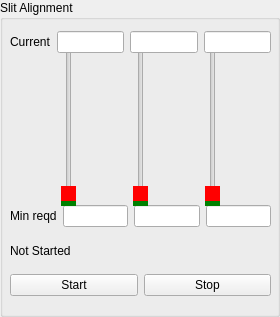
               <widget class="QGroupBox" name="groupBox_slit_align">
                <property name="sizePolicy">
                 <sizepolicy hsizetype="Minimum" vsizetype="Fixed">
                  <horstretch>1</horstretch>
                  <verstretch>0</verstretch>
                 </sizepolicy>
                </property>
                <property name="minimumSize">
                 <size>
                  <width>279</width>
                  <height>317</height>
                 </size>
                </property>
                <property name="title">
                 <string>Slit Alignment</string>
                </property>
                <widget class="QWidget" name="layoutWidget13">
                 <property name="geometry">
                  <rect>
                   <x>10</x>
                   <y>30</y>
                   <width>261</width>
                   <height>24</height>
                  </rect>
                 </property>
                 <layout class="QHBoxLayout" name="horizontalLayout_49">
                  <item>
                   <widget class="QLabel" name="label_slit_align_max">
                    <property name="text">
                     <string>Current</string>
                    </property>
                   </widget>
                  </item>
                  <item>
                   <widget class="QLineEdit" name="lineEdit_Slit_Cur1"/>
                  </item>
                  <item>
                   <widget class="QLineEdit" name="lineEdit_Slit_Cur2"/>
                  </item>
                  <item>
                   <widget class="QLineEdit" name="lineEdit_Slit_Cur3"/>
                  </item>
                 </layout>
                </widget>
                <widget class="QWidget" name="layoutWidget14">
                 <property name="geometry">
                  <rect>
                   <x>10</x>
                   <y>205</y>
                   <width>261</width>
                   <height>91</height>
                  </rect>
                 </property>
                 <layout class="QVBoxLayout" name="verticalLayout_17">
                  <item>
                   <layout class="QHBoxLayout" name="horizontalLayout_50">
                    <item>
                     <widget class="QLabel" name="label_slit_align_min">
                      <property name="text">
                       <string>Min reqd</string>
                      </property>
                     </widget>
                    </item>
                    <item>
                     <widget class="QLineEdit" name="lineEdit_Slit_Min1"/>
                    </item>
                    <item>
                     <widget class="QLineEdit" name="lineEdit_Slit_Min2"/>
                    </item>
                    <item>
                     <widget class="QLineEdit" name="lineEdit_Slit_Min3"/>
                    </item>
                   </layout>
                  </item>
                  <item>
                   <widget class="QLabel" name="label_slitAlignStatus">
                    <property name="text">
                     <string>Not Started</string>
                    </property>
                   </widget>
                  </item>
                  <item>
                   <layout class="QHBoxLayout" name="horizontalLayout_19">
                    <item>
                     <widget class="QPushButton" name="pushButton_startSlit_Cal">
                      <property name="text">
                       <string>Start</string>
                      </property>
                     </widget>
                    </item>
                    <item>
                     <widget class="QPushButton" name="pushButton_stopSlit_Cal">
                      <property name="text">
                       <string>Stop</string>
                      </property>
                     </widget>
                    </item>
                   </layout>
                  </item>
                 </layout>
                </widget>
                <widget class="QWidget" name="layoutWidget15">
                 <property name="geometry">
                  <rect>
                   <x>10</x>
                   <y>50</y>
                   <width>261</width>
                   <height>151</height>
                  </rect>
                 </property>
                 <layout class="QHBoxLayout" name="horizontalLayout_52">
                  <item>
                   <widget class="QSlider" name="verticalSlider_slit_align_1">
                    <property name="enabled">
                     <bool>true</bool>
                    </property>
                    <property name="styleSheet">
                     <string notr="true"/>
                    </property>
                    <property name="maximum">
                     <number>20000</number>
                    </property>
                    <property name="orientation">
                     <enum>Qt::Vertical</enum>
                    </property>
                    <property name="invertedAppearance">
                     <bool>false</bool>
                    </property>
                   </widget>
                  </item>
                  <item>
                   <widget class="QSlider" name="verticalSlider_slit_align_2">
                    <property name="enabled">
                     <bool>true</bool>
                    </property>
                    <property name="styleSheet">
                     <string notr="true"/>
                    </property>
                    <property name="maximum">
                     <number>20000</number>
                    </property>
                    <property name="orientation">
                     <enum>Qt::Vertical</enum>
                    </property>
                    <property name="invertedAppearance">
                     <bool>false</bool>
                    </property>
                   </widget>
                  </item>
                  <item>
                   <widget class="QSlider" name="verticalSlider_slit_align_3">
                    <property name="enabled">
                     <bool>true</bool>
                    </property>
                    <property name="styleSheet">
                     <string notr="true"/>
                    </property>
                    <property name="maximum">
                     <number>20000</number>
                    </property>
                    <property name="orientation">
                     <enum>Qt::Vertical</enum>
                    </property>
                    <property name="invertedAppearance">
                     <bool>false</bool>
                    </property>
                   </widget>
                  </item>
                 </layout>
                 <zorder>verticalSlider_slit_align_2</zorder>
                 <zorder>verticalSlider_slit_align_1</zorder>
                 <zorder>verticalSlider_slit_align_3</zorder>
                </widget>
                <widget class="QWidget" name="layoutWidget16">
                 <property name="geometry">
                  <rect>
                   <x>10</x>
                   <y>55</y>
                   <width>261</width>
                   <height>151</height>
                  </rect>
                 </property>
                 <layout class="QHBoxLayout" name="horizontalLayout_54">
                  <item>
                   <widget class="QSlider" name="verticalSlider_slit_align_Max1">
                    <property name="enabled">
                     <bool>true</bool>
                    </property>
                    <property name="styleSheet">
                     <string notr="true">QSlider::handle:vertical {
   
     background: green;
}</string>
                    </property>
                    <property name="maximum">
                     <number>20000</number>
                    </property>
                    <property name="orientation">
                     <enum>Qt::Vertical</enum>
                    </property>
                    <property name="invertedAppearance">
                     <bool>false</bool>
                    </property>
                   </widget>
                  </item>
                  <item>
                   <widget class="QSlider" name="verticalSlider_slit_align_Max2">
                    <property name="enabled">
                     <bool>true</bool>
                    </property>
                    <property name="styleSheet">
                     <string notr="true">QSlider::handle:vertical {
   
     background: green;
}</string>
                    </property>
                    <property name="maximum">
                     <number>20000</number>
                    </property>
                    <property name="orientation">
                     <enum>Qt::Vertical</enum>
                    </property>
                   </widget>
                  </item>
                  <item>
                   <widget class="QSlider" name="verticalSlider_slit_align_Max3">
                    <property name="enabled">
                     <bool>true</bool>
                    </property>
                    <property name="styleSheet">
                     <string notr="true">QSlider::handle:vertical {
   
     background: green;
}</string>
                    </property>
                    <property name="maximum">
                     <number>20000</number>
                    </property>
                    <property name="orientation">
                     <enum>Qt::Vertical</enum>
                    </property>
                   </widget>
                  </item>
                 </layout>
                 <zorder>verticalSlider_slit_align_Max1</zorder>
                 <zorder>verticalSlider_slit_align_Max3</zorder>
                 <zorder>verticalSlider_slit_align_Max2</zorder>
                </widget>
                <widget class="QWidget" name="layoutWidget17">
                 <property name="geometry">
                  <rect>
                   <x>10</x>
                   <y>50</y>
                   <width>261</width>
                   <height>151</height>
                  </rect>
                 </property>
                 <layout class="QHBoxLayout" name="horizontalLayout_55">
                  <item>
                   <widget class="QSlider" name="verticalSlider_slit_align_Min1">
                    <property name="enabled">
                     <bool>true</bool>
                    </property>
                    <property name="styleSheet">
                     <string notr="true">QSlider::handle:vertical {
   
     background: red;
}</string>
                    </property>
                    <property name="maximum">
                     <number>20000</number>
                    </property>
                    <property name="orientation">
                     <enum>Qt::Vertical</enum>
                    </property>
                    <property name="invertedAppearance">
                     <bool>false</bool>
                    </property>
                   </widget>
                  </item>
                  <item>
                   <widget class="QSlider" name="verticalSlider_slit_align_Min2">
                    <property name="enabled">
                     <bool>true</bool>
                    </property>
                    <property name="styleSheet">
                     <string notr="true">QSlider::handle:vertical {
   
     background: red;
}</string>
                    </property>
                    <property name="maximum">
                     <number>20000</number>
                    </property>
                    <property name="orientation">
                     <enum>Qt::Vertical</enum>
                    </property>
                    <property name="invertedAppearance">
                     <bool>false</bool>
                    </property>
                   </widget>
                  </item>
                  <item>
                   <widget class="QSlider" name="verticalSlider_slit_align_Min3">
                    <property name="enabled">
                     <bool>true</bool>
                    </property>
                    <property name="styleSheet">
                     <string notr="true">QSlider::handle:vertical {
   
     background: red
;
}</string>
                    </property>
                    <property name="maximum">
                     <number>20000</number>
                    </property>
                    <property name="orientation">
                     <enum>Qt::Vertical</enum>
                    </property>
                    <property name="invertedAppearance">
                     <bool>false</bool>
                    </property>
                   </widget>
                  </item>
                 </layout>
                 <zorder>verticalSlider_slit_align_Min2</zorder>
                 <zorder>verticalSlider_slit_align_Min3</zorder>
                 <zorder>verticalSlider_slit_align_Min1</zorder>
                </widget>
                <zorder>layoutWidget14</zorder>
                <zorder>layoutWidget15</zorder>
                <zorder>layoutWidget16</zorder>
                <zorder>layoutWidget17</zorder>
                <zorder>layoutWidget13</zorder>
               </widget>
